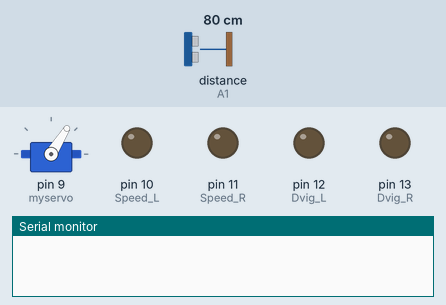
Recording of a sketch running on a simulated Arduino Uno, built for the host (arithmetic inside an expression is 32-bit, double 64-bit). Parts: servo, output pins drawn as LEDs (lit = HIGH), the last lines printed to the serial monitor. Inputs (shaded band) come from the test bench; at power-on: distance to the obstacle (sensor on A1) 80 cm. The echo pulse lasts 58.3 µs per cm.

Above: at 1.2 s.
1.3 s: distance to the obstacle (sensor on A1) set to 2 cm
At 7.3 s:
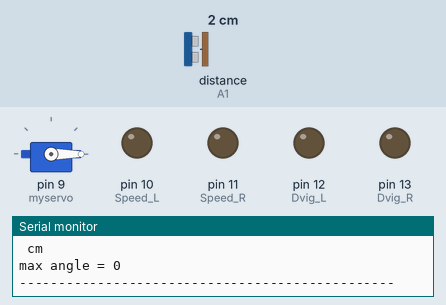
At 8.8 s:
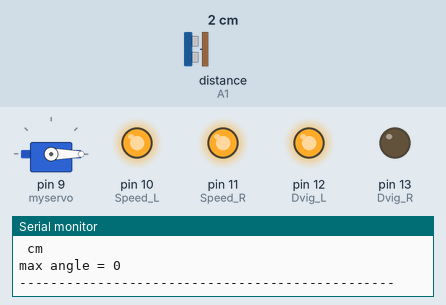
Timing chart, 0 to 10.3 s (numbered marks = the images above; inputs shaded):
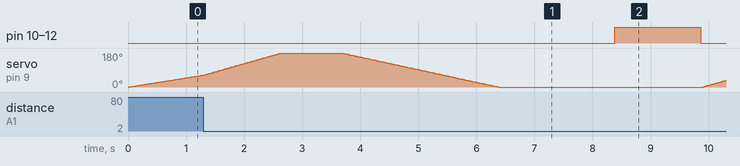

Measured:
- after the input at 1.3 s, pin 10 (Speed_L), pin 11 (Speed_R), pin 12 (Dvig_L): LOW → HIGH after 7.1 s instead of 8.2 s

The sketch:

Yltradatchik_New2.ino
```cpp
# define TRIG_PIN A0 //ультрадатчик
# define ECHO_PIN A1
#define CLK 6  //вроде 7-сегментный дисплей(не используется)
#define DIO 7
#define Dvig_R 13  //моторы
#define Speed_R 11
#define Dvig_L 12
#define Speed_L 10
//#include "GyverTM1637.h"  // для дисплея(на используется)
#include <NewPing.h>  //для ультрадатчика
#include <Servo.h>    //для сервопривода
Servo myservo;
int arr[2][180];
int max_znach = 0;
int max_angle = 0;
int min_znach = 1000;
int min_angle = 0;
const int NUM = 180;
byte m1S = 255;
byte m2S = 0;
float k = 16.5; //подбирается индивидуально для каждой машины (надо изменить)*
int Fi = 0;
int tims = 0; // время движения
NewPing sonar(TRIG_PIN, ECHO_PIN, 700);  //ультрадатчик
//GyverTM1637 disp(CLK, DIO);// дисплей
void setup() {
  Serial.begin(9600);
  pinMode(Dvig_R, OUTPUT);
  pinMode(Speed_R, OUTPUT);
  pinMode(Dvig_L, OUTPUT);
  pinMode(Speed_L, OUTPUT);
  myservo.attach(9);
  myservo.write(0);
}

void loop() {
  Distant();
  Result();
}

void Distant() {
  for (int i = 0; i <= NUM; ++i) {
    myservo.write(i);
    arr[0][i] = i;
    //  Serial.print(myservo.read());
    delay(10);
    arr[1][i] = sonar.ping_cm();
    if (sonar.ping_cm() < 5) {
      arr[1][i] = 5;
    }
    //   Serial.print('\t');
    // Serial.println(arr[1][i]);
    if ( arr[1][i] > max_znach )  {  //поиск максимального значения
      max_znach = arr[1][i];
      max_angle = arr[0][i];
    }
    //    if ( arr[1][i] < min_znach ) {  //поиск минимального
    //      min_znach = arr[1][i];
    //      min_angle = arr[0][i];
    //    }
  }
}
void Result() {
  //Serial.print("min distance = ");
  //Serial.print(min_znach);
  //Serial.println(" cm");
  //Serial.print("min angle = ");
  //Serial.println(min_angle);
  //Serial.println("----------------------------------------------");
  Serial.print("max distance = ");
  Serial.println(max_znach);
  Serial.println(" cm");
  Serial.print("max angle = ");
  Serial.println(max_angle);
  Serial.println("------------------------------------------------");
  Fi = 90 - max_angle;
  tims = k * Fi;
  delay(1000);
  for (int i = 180; i >= max_angle; --i) {
    myservo.write(i);
    delay(15);
  }
  delay(2000);

  if (max_angle <= 85) {
    F_Right();
    delay(tims);
    Forward();
     if (sonar.ping_cm() < 25) {
      Stop();
    }
  }
  else {
    Forward();
    if (sonar.ping_cm() < 25) {
      Stop();
    }
  }
  if (max_angle >= 95) {
    F_Left();
    delay(tims);
    Forward();
     if (sonar.ping_cm() < 25) {
      Stop();
    }
  }
  else {
    Forward();
    if (sonar.ping_cm() < 25) {
      Stop();
    }
  }

  for (int i = max_angle; i >= 0; --i) {
    myservo.write(i);
    delay(20);
  }
  // for (int i = 180; i >= min_angle; --i) {
  //   myservo.write(i);
  //   delay(15);
  // }
  //  disp.displayInt(min_znach);
  //  delay(2000);
  // for (int i = min_angle; i > 0; --i) {
  //   myservo.write(i);
  //    delay(20);
  //}
  max_znach = 0;
  max_angle = 0;
  min_znach = 1000;
  min_angle = 0;
}
void Forward() {
  digitalWrite(Dvig_R, HIGH);
  analogWrite(Speed_R, m1S);
  digitalWrite(Dvig_L, HIGH);
  analogWrite(Speed_L, m1S);

}
void F_Right() {
  digitalWrite(Dvig_R, LOW);
  analogWrite(Speed_R, m1S);
  digitalWrite(Dvig_L, HIGH);
  analogWrite(Speed_L, m1S);
}
void F_Left() {
  digitalWrite(Dvig_R, HIGH);
  analogWrite(Speed_R, m1S);
  digitalWrite(Dvig_L, LOW);
  analogWrite(Speed_L, m1S);
}
void Stop() {
  digitalWrite(Dvig_R, LOW);
  analogWrite(Speed_R, m2S);
  digitalWrite(Dvig_L, LOW);
  analogWrite(Speed_L, m2S);
}
```
